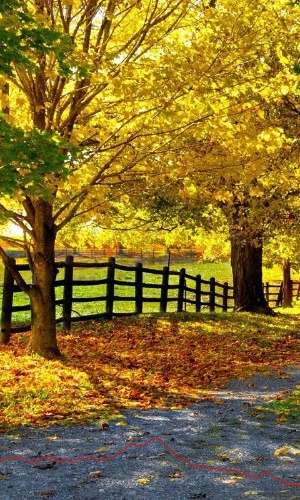
#> input picture hw3/autumn_seam.jpg, 300 x 500 px
$ python p3.py autumn_seam.jpg badlands1_seam.jpg out.png   (older library calls are emulated)
#> lines starting #> are read from the running program, lines starting #| are printed output that depends on the picture
import cv2
import numpy as np
from matplotlib import pyplot as plt
import os
import sys


filename,ext = os.path.splitext(sys.argv[1])

output_path = sys.argv[3]

im0 = cv2.imread(sys.argv[1], cv2.IMREAD_GRAYSCALE).astype(float)
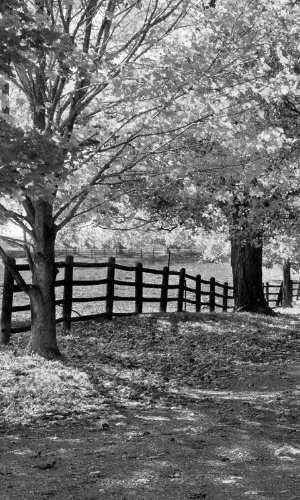
#> im0: shape (500, 300) float64; min 0, max 255, mean 111.3
im1 = cv2.imread(sys.argv[2], cv2.IMREAD_GRAYSCALE).astype(float)
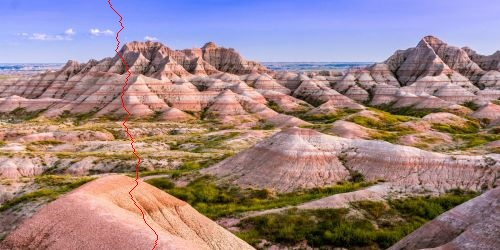
#> input picture hw3/badlands1_seam.jpg, 500 x 250 px
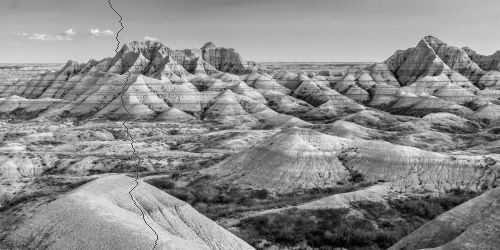
#> im1: shape (250, 500) float64; min 0, max 250, mean 139.4
final = cv2.imread(sys.argv[1]).astype(float)


#> (the run stopped early here; a loop or call above may not have finished)
